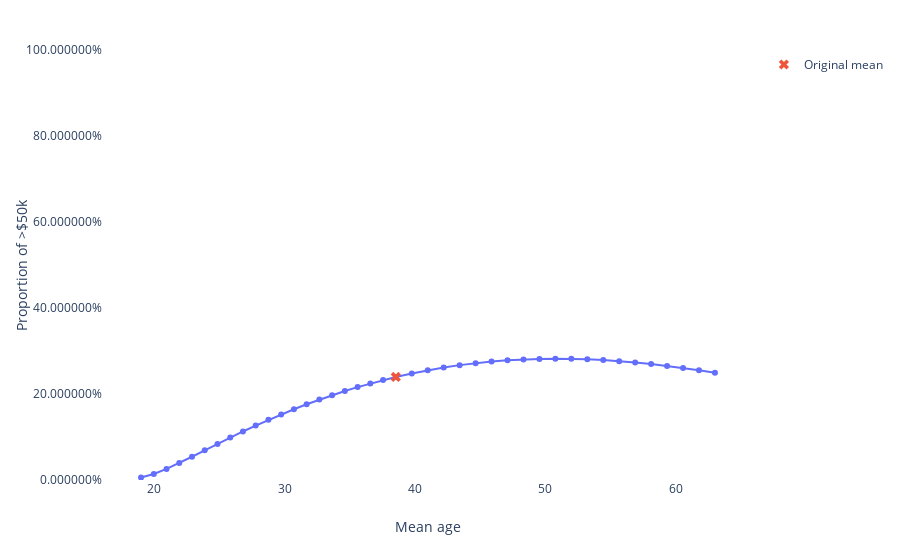

The cell this chart's notebook holds for it:
### Code cell
plot_all("age")

### Figure 1 — Plotly figure (JSON) as saved in the notebook; plotly's stock layout.template omitted (floating-point values rounded to 4 significant figures)
{"data": [{"hoverinfo": "x+y", "mode": "lines+markers", "showlegend": false, "type": "scatter", "x": [19, 19.98, 20.95, 21.93, 22.91, 23.88, 24.86, 25.84, 26.81, 27.79, 28.77, 29.74, 30.72, 31.7, 32.67, 33.65, 34.63, 35.6, 36.58, 37.56, 38.53, 39.76, 40.98, 42.2, 43.43, 44.65, 45.87, 47.1, 48.32, 49.54, 50.77, 51.99, 53.21, 54.44, 55.66, 56.88, 58.11, 59.33, 60.55, 61.78, 63], "y": [0.005795, 0.01412, 0.02582, 0.03948, 0.05409, 0.06903, 0.08394, 0.0986, 0.1129, 0.1266, 0.1399, 0.1525, 0.1646, 0.1761, 0.187, 0.1973, 0.207, 0.2161, 0.2245, 0.2324, 0.2396, 0.2479, 0.2552, 0.2616, 0.2671, 0.2718, 0.2755, 0.2784, 0.2804, 0.2816, 0.282, 0.2817, 0.2806, 0.2788, 0.2763, 0.2732, 0.2695, 0.2652, 0.2604, 0.2551, 0.2494]}, {"hoverinfo": "skip", "marker": {"size": 9, "symbol": "x"}, "mode": "markers", "name": "Original mean", "type": "scatter", "x": [38.53], "y": [0.2396]}], "layout": {"margin": {"r": 50, "t": 50}, "plot_bgcolor": "white", "xaxis": {"title": {"text": "Mean age"}, "zeroline": false}, "yaxis": {"range": [0, 1], "showline": true, "tickformat": "%", "title": {"text": "Proportion of >$50k"}}}}
